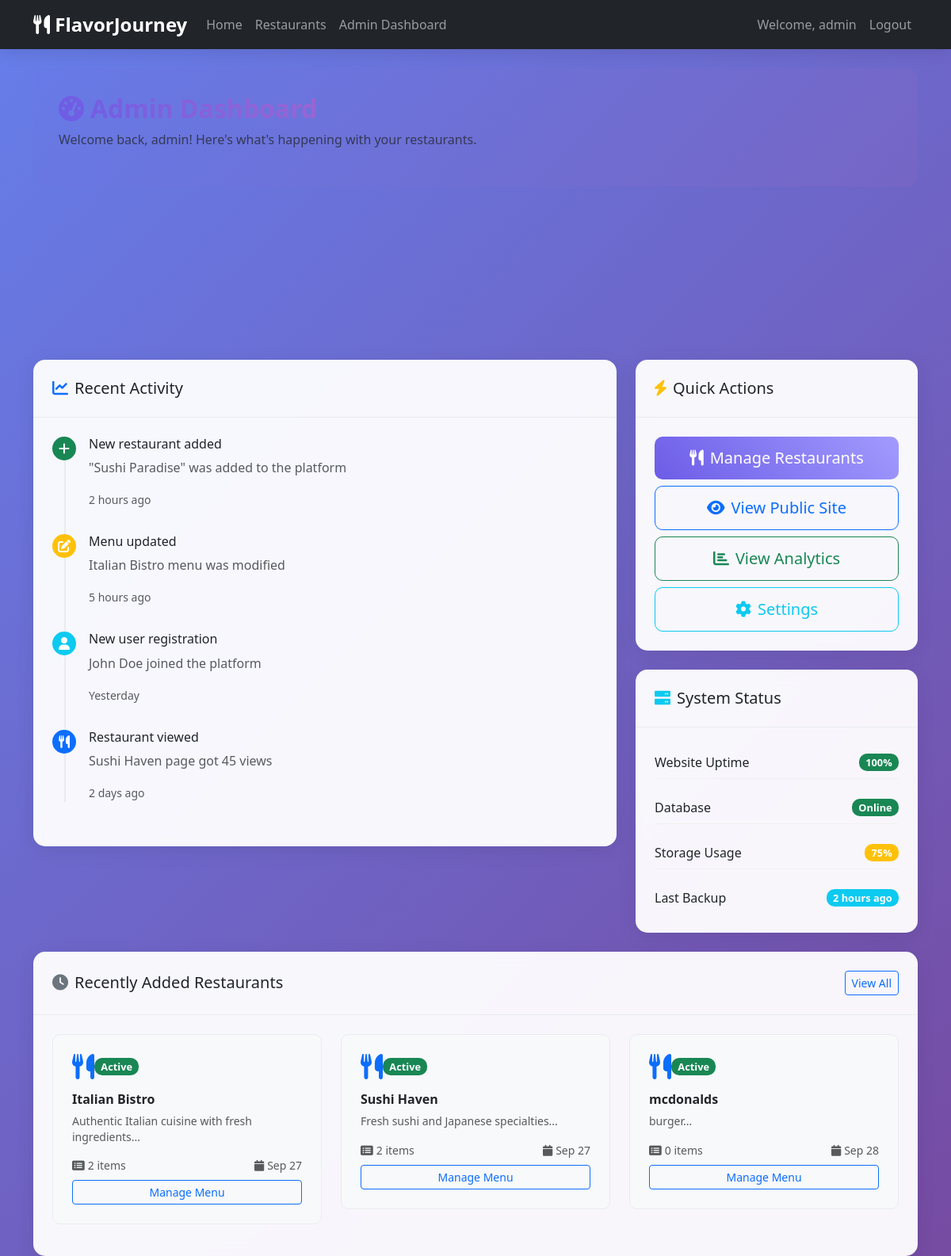
Page /admin (signed in) on the earlier database version.
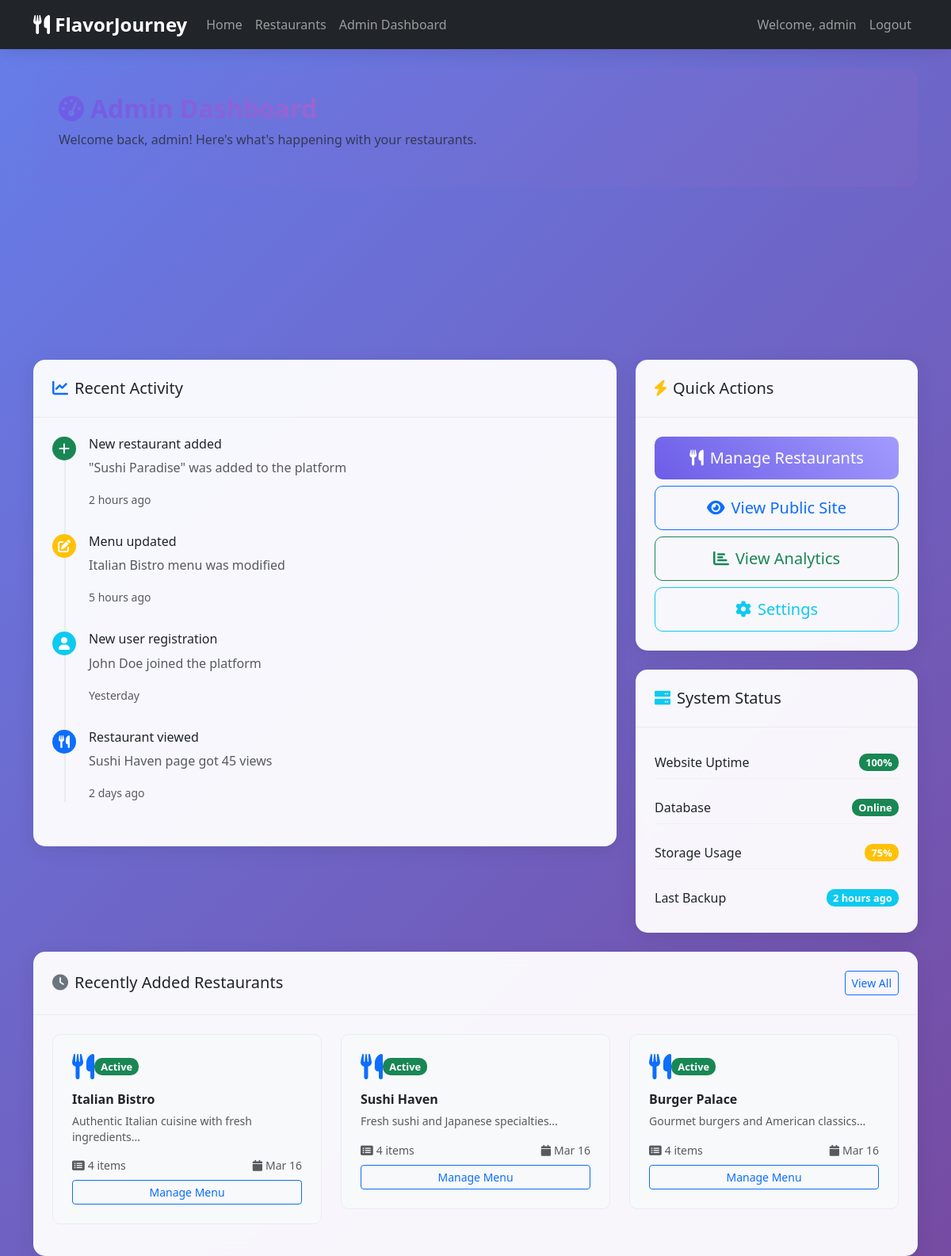
Same page on the later database version.
### models.py (models this page shows, shortened)
class User(UserMixin, db.Model):
    id = db.Column(db.Integer, primary_key=True)
    username = db.Column(db.String(80), unique=True, nullable=False)
    email = db.Column(db.String(120), unique=True, nullable=False)
    password_hash = db.Column(db.String(128))
    is_admin = db.Column(db.Boolean, default=False)
    created_at = db.Column(db.DateTime, default=lambda: datetime.now(timezone.utc))

class Restaurant(db.Model):
    id = db.Column(db.Integer, primary_key=True)
    name = db.Column(db.String(100), nullable=False)
    description = db.Column(db.Text)
    image_url = db.Column(db.String(200))
    category = db.Column(db.String(50), default='Other')
    phone = db.Column(db.String(20))
    email = db.Column(db.String(120))
    created_at = db.Column(db.DateTime, default=lambda: datetime.now(timezone.utc))
    menu_items = db.relationship('MenuItem', backref='restaurant', lazy=True, cascade='all, delete-orphan')

### app.py (the view)
@app.route('/admin')
@login_required
def admin_dashboard():
    if not current_user.is_admin:
        flash('Access denied', 'error')
        return redirect(url_for('index'))
    restaurants = Restaurant.query.all()
    total_menu_items = sum(len(restaurant.menu_items) for restaurant in restaurants)
    return render_template('admin_dashboard.html', restaurants=restaurants, total_menu_items=total_menu_items)

### app.py (called while the page is built)
@login_manager.user_loader
def load_user(user_id):
    return User.query.get(int(user_id))

### templates/admin_dashboard.html (shortened to what this page needs)
{% extends "base.html" %}
{% block content %}
<div class="admin-header mb-4">
    <h2 class="fw-bold text-gradient mb-2">
        <i class="fas fa-tachometer-alt me-2"></i>Admin Dashboard
    </h2>
    <p class="text-muted">Welcome back, {{ current_user.username }}! Here's what's happening with your restaurants.</p>
</div>
<div class="row mb-4">
    <div class="col-xl-3 col-md-6 mb-4">
    </div>
    <div class="col-xl-3 col-md-6 mb-4">
    </div>
    <div class="col-xl-3 col-md-6 mb-4">
    </div>
    <div class="col-xl-3 col-md-6 mb-4">
    </div>
</div>
<div class="row">
    <div class="col-lg-8 mb-4">
        <div class="card">
            <div class="card-header bg-transparent">
                <h5 class="card-title mb-0">
                    <i class="fas fa-chart-line me-2 text-primary"></i>Recent Activity
                </h5>
            </div>
            <div class="card-body">
                <div class="activity-timeline">
                    <div class="activity-item">
                        <div class="activity-icon bg-success">
                            <i class="fas fa-plus"></i>
                        </div>
                        <div class="activity-content">
                            <h6>New restaurant added</h6>
                            <p class="text-muted">"Sushi Paradise" was added to the platform</p>
                            <small class="text-muted">2 hours ago</small>
                        </div>
                    </div>
                    <div class="activity-item">
                        <div class="activity-icon bg-warning">
                            <i class="fas fa-edit"></i>
                        </div>
                        <div class="activity-content">
                            <h6>Menu updated</h6>
                            <p class="text-muted">Italian Bistro menu was modified</p>
                            <small class="text-muted">5 hours ago</small>
                        </div>
                    </div>
                    <div class="activity-item">
                        <div class="activity-icon bg-info">
                            <i class="fas fa-user"></i>
                        </div>
                        <div class="activity-content">
                            <h6>New user registration</h6>
                            <p class="text-muted">John Doe joined the platform</p>
                            <small class="text-muted">Yesterday</small>
                        </div>
                    </div>
                    <div class="activity-item">
                        <div class="activity-icon bg-primary">
                            <i class="fas fa-utensils"></i>
                        </div>
                        <div class="activity-content">
                            <h6>Restaurant viewed</h6>
                            <p class="text-muted">Sushi Haven page got 45 views</p>
                            <small class="text-muted">2 days ago</small>
                        </div>
                    </div>
                </div>
            </div>
        </div>
    </div>
    <div class="col-lg-4 mb-4">
        <div class="card">
            <div class="card-header bg-transparent">
                <h5 class="card-title mb-0">
                    <i class="fas fa-bolt me-2 text-warning"></i>Quick Actions
                </h5>
            </div>
            <div class="card-body">
                <div class="d-grid gap-2">
                    <a href="{{ url_for('admin_restaurants') }}" class="btn btn-primary btn-lg">
                        <i class="fas fa-utensils me-2"></i>Manage Restaurants
                    </a>
                    <a href="{{ url_for('restaurants') }}" class="btn btn-outline-primary btn-lg" target="_blank">
                        <i class="fas fa-eye me-2"></i>View Public Site
                    </a>
                    <button class="btn btn-outline-success btn-lg">
                        <i class="fas fa-chart-bar me-2"></i>View Analytics
                    </button>
                    <button class="btn btn-outline-info btn-lg">
                        <i class="fas fa-cog me-2"></i>Settings
                    </button>
                </div>
            </div>
        </div>
        <div class="card mt-4">
            <div class="card-header bg-transparent">
                <h5 class="card-title mb-0">
                    <i class="fas fa-server me-2 text-info"></i>System Status
                </h5>
            </div>
            <div class="card-body">
                <div class="system-status">
                    <div class="status-item d-flex justify-content-between align-items-center mb-3">
                        <span>Website Uptime</span>
                        <span class="badge bg-success">100%</span>
                    </div>
                    <div class="status-item d-flex justify-content-between align-items-center mb-3">
                        <span>Database</span>
                        <span class="badge bg-success">Online</span>
                    </div>
                    <div class="status-item d-flex justify-content-between align-items-center mb-3">
                        <span>Storage Usage</span>
                        <span class="badge bg-warning">75%</span>
                    </div>
                    <div class="status-item d-flex justify-content-between align-items-center">
                        <span>Last Backup</span>
                        <span class="badge bg-info">2 hours ago</span>
                    </div>
                </div>
            </div>
        </div>
    </div>
</div>
<div class="row">
    <div class="col-12">
        <div class="card">
            <div class="card-header bg-transparent d-flex justify-content-between align-items-center">
                <h5 class="card-title mb-0">
                    <i class="fas fa-clock me-2 text-secondary"></i>Recently Added Restaurants
                </h5>
                <a href="{{ url_for('admin_restaurants') }}" class="btn btn-sm btn-outline-primary">View All</a>
            </div>
            <div class="card-body">
                <div class="row">
                    {% for restaurant in restaurants[:3] %}
                    <div class="col-md-4 mb-3">
                        <div class="restaurant-preview-card">
                            <div class="preview-header">
                                <i class="fas fa-utensils fa-2x text-primary"></i>
                                <span class="badge bg-success">Active</span>
                            </div>
                            <h6 class="preview-title">{{ restaurant.name }}</h6>
                            <p class="preview-desc text-muted small">{{ restaurant.description[:100] }}...</p>
                            <div class="preview-stats">
                                <small class="text-muted">
                                    <i class="fas fa-list-alt me-1"></i>{{ restaurant.menu_items|length }} items
                                </small>
                                <small class="text-muted ms-2">
                                    <i class="fas fa-calendar me-1"></i>{{ restaurant.created_at.strftime('%b %d') }}
                                </small>
                            </div>
                            <div class="preview-actions mt-2">
                                <a href="{{ url_for('admin_menu', restaurant_id=restaurant.id) }}" class="btn btn-sm btn-outline-primary w-100">
                                    Manage Menu
                                </a>
                            </div>
                        </div>
                    </div>
                    {% endfor %}
                </div>
            </div>
        </div>
    </div>
</div>
{% endblock %}

### templates/base.html (shortened to what this page needs)
<!DOCTYPE html>
<html lang="en">
<head>
    <link href="https://cdn.jsdelivr.net/npm/bootstrap@5.3.2/dist/css/bootstrap.min.css" rel="stylesheet">
    <link rel="stylesheet" href="{{ url_for('static', filename='style.css') }}">
    <link href="https://cdnjs.cloudflare.com/ajax/libs/font-awesome/6.0.0/css/all.min.css" rel="stylesheet">
</head>
<body>
    <nav class="navbar navbar-expand-lg navbar-dark bg-dark">
        <div class="container">
            <a class="navbar-brand" href="{{ url_for('index') }}">
                <i class="fas fa-utensils"></i> FlavorJourney
            </a>
            <div class="collapse navbar-collapse" id="navbarNav">
                <ul class="navbar-nav me-auto">
                    <li class="nav-item"><a class="nav-link" href="{{ url_for('index') }}">Home</a></li>
                    <li class="nav-item"><a class="nav-link" href="{{ url_for('restaurants') }}">Restaurants</a></li>
                    {% if current_user.is_authenticated and current_user.is_admin %}
                    <li class="nav-item"><a class="nav-link" href="{{ url_for('admin_dashboard') }}">Admin Dashboard</a></li>
                    {% endif %}
                </ul>
                <ul class="navbar-nav">
                    {% if current_user.is_authenticated %}
                    <li class="nav-item"><span class="nav-link">Welcome, {{ current_user.username }}</span></li>
                    <li class="nav-item"><a class="nav-link" href="{{ url_for('logout') }}">Logout</a></li>
                    {% else %}
                    <li class="nav-item"><a class="nav-link" href="{{ url_for('login') }}">Login</a></li>
                    <li class="nav-item"><a class="nav-link" href="{{ url_for('signup') }}">Sign Up</a></li>
                    {% endif %}
                </ul>
            </div>
        </div>
    </nav>
    <div class="container mt-4">
        {% block content %}{% endblock %}
    </div>
</body>
</html>

### static/style.css (style rules this page uses)
:root { --primary-color: #6c5ce7; --secondary-color: #a29bfe; --accent-color: #fd79a8; --dark-color: #2d3436; --light-color: #dfe6e9; }
body { background: linear-gradient(135deg, #667eea 0%, #764ba2 100%); min-height: 100vh; font-family: 'Segoe UI', Tahoma, Geneva, Verdana, sans-serif; }
.navbar-brand { font-weight: 700; font-size: 1.5rem; }
.text-gradient { background: linear-gradient(45deg, var(--primary-color), var(--accent-color)); -webkit-background-clip: text; -webkit-text-fill-color: transparent; background-clip: text; }
.card { border: none; border-radius: 15px; box-shadow: 0 10px 30px rgba(0, 0, 0, 0.1); transition: transform 0.3s ease; backdrop-filter: blur(10px); background: rgba(255, 255, 255, 0.95); }
.btn-primary { background: linear-gradient(45deg, var(--primary-color), var(--secondary-color)); border: none; border-radius: 25px; padding: 10px 25px; transition: all 0.3s ease; }
.badge { border-radius: 10px; font-size: 0.8rem; }
.navbar { box-shadow: 0 4px 20px rgba(0, 0, 0, 0.1); }
.admin-header { background: linear-gradient(135deg, rgba(108, 92, 231, 0.05), rgba(253, 121, 168, 0.05)); border-radius: 15px; padding: 2rem; }
.activity-timeline { position: relative; padding-left: 30px; }
.activity-timeline::before { content: ''; position: absolute; left: 15px; top: 0; bottom: 0; width: 2px; background: #e9ecef; }
.activity-item { position: relative; margin-bottom: 2rem; }
.activity-icon { position: absolute; left: -30px; top: 0; width: 30px; height: 30px; border-radius: 50%; display: flex; align-items: center; justify-content: center; color: white; }
.activity-content { padding-left: 1rem; }
.restaurant-preview-card { background: #f8f9fa; border-radius: 10px; padding: 1.5rem; transition: all 0.3s ease; border: 1px solid #e9ecef; }
.preview-header { display: flex; justify-content: between; align-items: center; margin-bottom: 1rem; }
.preview-title { font-weight: 600; margin-bottom: 0.5rem; }
.preview-desc { line-height: 1.4; }
.preview-stats { display: flex; justify-content: space-between; margin-top: 1rem; }
.system-status .status-item { padding: 0.5rem 0; border-bottom: 1px solid #f0f0f0; }
.system-status .status-item:last-child { border-bottom: none; }
.card { border: none; border-radius: 15px; box-shadow: 0 5px 25px rgba(0, 0, 0, 0.08); }
.card-header { border-bottom: 1px solid #e9ecef; padding: 1.5rem; }
.card-body { padding: 1.5rem; }
.btn-lg { border-radius: 10px; padding: 0.75rem 1.5rem; }

### templates/admin_dashboard.html (style rules this page uses)
.admin-header { background: linear-gradient(135deg, rgba(108, 92, 231, 0.05), rgba(253, 121, 168, 0.05)); border-radius: 15px; padding: 2rem; }
.text-gradient { background: linear-gradient(45deg, #6c5ce7, #fd79a8); -webkit-background-clip: text; -webkit-text-fill-color: transparent; background-clip: text; }
.activity-timeline { position: relative; padding-left: 30px; }
.activity-timeline::before { content: ''; position: absolute; left: 15px; top: 0; bottom: 0; width: 2px; background: #e9ecef; }
.activity-item { position: relative; margin-bottom: 2rem; }
.activity-icon { position: absolute; left: -30px; top: 0; width: 30px; height: 30px; border-radius: 50%; display: flex; align-items: center; justify-content: center; color: white; }
.activity-content { padding-left: 1rem; }
.restaurant-preview-card { background: #f8f9fa; border-radius: 10px; padding: 1.5rem; transition: all 0.3s ease; border: 1px solid #e9ecef; }
.preview-header { display: flex; justify-content: between; align-items: center; margin-bottom: 1rem; }
.preview-title { font-weight: 600; margin-bottom: 0.5rem; }
.preview-desc { line-height: 1.4; }
.preview-stats { display: flex; justify-content: space-between; margin-top: 1rem; }
.system-status .status-item { padding: 0.5rem 0; border-bottom: 1px solid #f0f0f0; }
.system-status .status-item:last-child { border-bottom: none; }
.card { border: none; border-radius: 15px; box-shadow: 0 5px 25px rgba(0, 0, 0, 0.08); }
.card-header { border-bottom: 1px solid #e9ecef; padding: 1.5rem; }
.card-body { padding: 1.5rem; }
.btn-lg { border-radius: 10px; padding: 0.75rem 1.5rem; }

Differences in the rows shown:
removed Restaurant: name "mcdonalds", description "burger", menu_items|length "0", created_at "Sep 28"
changed Restaurant "Italian Bistro": menu_items|length "2" → "4"; created_at "Sep 27" → "Mar 16"
changed Restaurant "Sushi Haven": menu_items|length "2" → "4"; created_at "Sep 27" → "Mar 16"
added Restaurant: name "Burger Palace", description "Gourmet burgers and American classics", menu_items|length "4", created_at "Mar 16"
